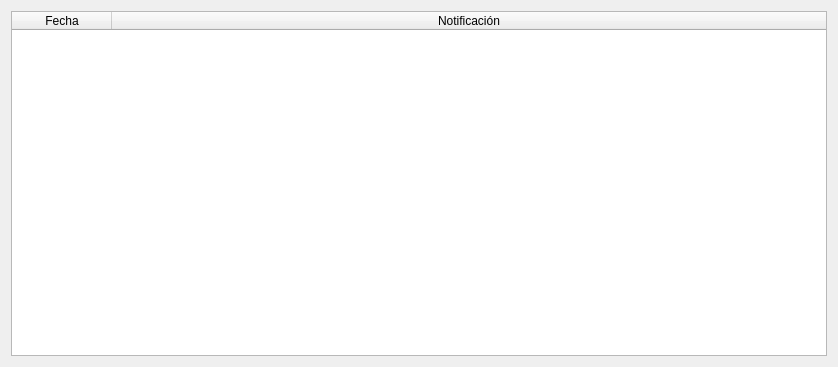
<?xml version="1.0" encoding="UTF-8"?>
<ui version="4.0">
 <class>NotificationsWidget</class>
 <widget class="QWidget" name="NotificationsWidget">
  <property name="geometry">
   <rect>
    <x>0</x>
    <y>0</y>
    <width>838</width>
    <height>367</height>
   </rect>
  </property>
  <property name="windowTitle">
   <string>Form</string>
  </property>
  <layout class="QGridLayout" name="gridLayout">
   <item row="0" column="0">
    <widget class="QTableWidget" name="notifications_tableWidget">
     <attribute name="horizontalHeaderStretchLastSection">
      <bool>true</bool>
     </attribute>
     <column>
      <property name="text">
       <string>Fecha</string>
      </property>
     </column>
     <column>
      <property name="text">
       <string>Notificación</string>
      </property>
     </column>
    </widget>
   </item>
  </layout>
 </widget>
 <resources/>
 <connections/>
</ui>
